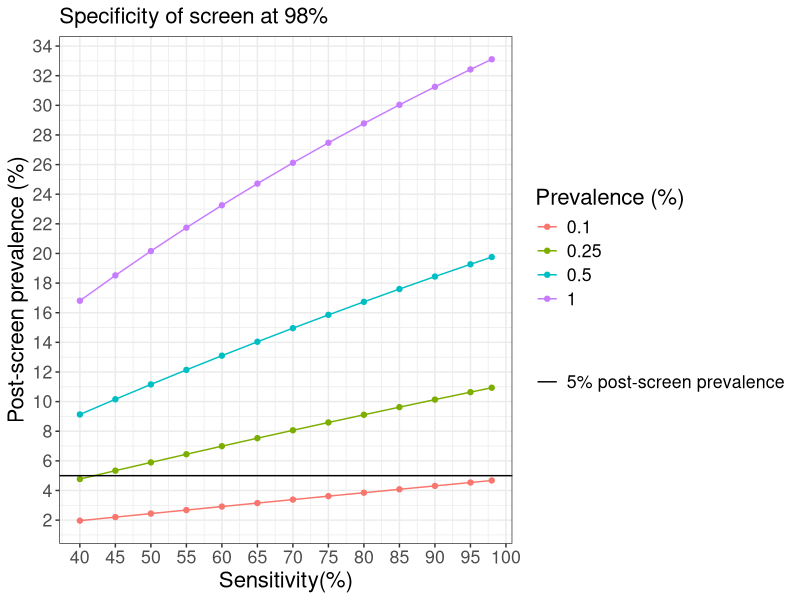

Here is the R script that generated this plot: (Note: this script raises an error after producing the figure.)
#One screen algorithm
#High specificity screen (98%)
#Varied sensitivity


# Packages and base set-up ------------------------------------------------

library(tidyverse)
options(scipen = 999)
rm(list=ls())
N=100000#screening population size

vals=c(0.4,0.45,0.5,0.55,0.6,0.65,0.7,0.75,0.80,0.85,0.9,0.95,0.98) #sensitivity range for novel screen
startedPrevs=c(0.001,0.0025,0.005,0.01) #considered prevalences

spec1=0.98 #Specificity of novel screen
confSens=0.9 #Sensitivity of confirmatory test
confSpec=0.96 #Specificity of confirmatory test


# Simulate decision tree ---------------------------------------------------
for (p in 1:4){
  prev=startedPrevs[p]
  
  #sens1
  for (i in 1: length(vals)){
    sens1=vals[i]
    
    TBP=prev*N
    TBN=(1-prev)*N
    
    FP1=TBN*(1-spec1)
    FP2=FP1*(1-confSpec)
    TN1=TBN*(spec1)
    TN2=FP1*confSpec
    
    TP1=TBP*sens1
    TP2=TP1*confSens
    FN1=TBP*(1-sens1)
    FN2=TP1*(1-confSens)
    
    totalScreenPos=TP1+FP1
    preTestPrev=(TP1/totalScreenPos)
    percCorTB=TP2/TBP
    
    outIntermediate=t(c(prev,sens1,spec1,TBP, FP1,TP1,FN1,TN1,FP2,TP2,totalScreenPos,preTestPrev,percCorTB))
    outIntermediate=data.frame((outIntermediate))
    
    
    if (i==1& p==1){
      out=outIntermediate
    }else{
      out=rbind(out,outIntermediate)
    }
    
  }
  
}

colnames(out)=c("prev","sens1","spec1","numTB" ,"FP1","TP1","FN1","TN1","FP2","TP2","totalScreenPos","preTestPrev","percCorTB")
outFinal=out
outFinal$prev=factor(outFinal$prev*100)
outFinal$screenRatio=outFinal$totalScreenPos/outFinal$TP1
outFinal$numDiagnostic=outFinal$TP1+outFinal$FP1
outFinal$yield=100*(outFinal$TP2/outFinal$numDiagnostic)
outFinal=outFinal %>% group_by(prev)


# Figure development ------------------------------------------------------

#tested vs found
testedFound=outFinal %>% select(prev,sens1,numDiagnostic,TP2,percCorTB,yield)
testedFound=testedFound %>% gather("group","value",3:6)

TBPos=testedFound%>% filter(group=="TP2")
diags=testedFound%>% filter(group=="numDiagnostic")
corTB=testedFound%>% filter(group=="percCorTB")
yield=testedFound%>% filter(group=="yield")


#######Manuscript Figures
#Pre-screen Prevalence
fig3a=ggplot(outFinal,aes(sens1*100,preTestPrev*100,group=prev,colour=prev))+geom_point()+geom_line()+
  theme_bw()+xlab("Sensitivity(%)")+ylab("Post-screen prevalence (%)")+geom_hline(aes(yintercept = 5, linetype = "5% post-screen prevalence"))+
  labs(subtitle = paste("Specificity of screen at ",spec1*100,"%",sep=""))+
  scale_y_continuous(breaks=seq(0,35,2))+scale_x_continuous(breaks=seq(40,100,5))+theme(text=element_text(size=16))+
  scale_linetype_manual(name="",values = c("5% post-screen prevalence" = "solid"))+
  scale_color_discrete(name="Prevalence (%)")

fig3a

#substitute path
ggsave(file="/Users/adenooy/Library/CloudStorage/OneDrive-Personal/AMC/TB/Screening Paper/Revision 1 - LGH/figures/Screening Figure 3A_R1.svg", plot=fig3a, width=10, height=5)

diags$prevlab=paste("Prev: ",diags$prev,"%",sep="")
corTB$prevlab=paste("Prev: ",corTB$prev,"%",sep="")
TBPos$prevlab=paste("Prev: ",corTB$prev,"%",sep="")


fig3b=ggplot(diags,aes(sens1*100,value,fill="Confirmatory Tests"))+geom_bar(stat="identity")+facet_wrap(.~prevlab)+
  theme_bw()+xlab("Screen Sensitivity(%)")+
  labs(subtitle = paste("Specificity of screen at ",spec1*100,"%",sep=""))+
  scale_x_continuous(breaks=seq(40,100,5))+ scale_color_manual(name="",values=c("black","black"))+ scale_fill_manual(name="",values=c("#B4CF66"))+ 
  theme(legend.position = "bottom",text=element_text(size=16))+ylab("Number of Confirmatory Tests")


fig3b
ggsave(file="/Users/adenooy/Library/CloudStorage/OneDrive-Personal/AMC/TB/Screening Paper/Revision 1 - LGH/figures/Screening Figure 3B_R1.svg", plot=fig3b, width=12, height=6)


coeff=20

fig3c=ggplot(data=TBPos,aes(sens1*100,value,fill="Cases detected"))+geom_bar(stat="identity")+facet_wrap(.~prevlab)+
  geom_line(data=corTB,aes(x=sens1*100,y=value*100*coeff,colour="TB Case Detection (%)"))+
  geom_point(data=corTB,aes(x=sens1*100,y=value*100*coeff,colour="TB Case Detection (%)"))+
  geom_text(data=corTB,aes(x=sens1*100,y=(value)*100*coeff+120,label=value*100,colour="TB Case Detection (%)"))+
  theme_bw()+xlab("Screen Sensitivity(%)")+
  labs(subtitle = paste("Specificity of screen at ",spec1*100,"%",sep=""))+
  scale_x_continuous(breaks=seq(40,100,5))+ scale_color_manual(name="",values=c("black","black"))+ scale_fill_manual(name="",values=c("#146152"))+ 
  theme(legend.position = "bottom",text=element_text(size=16))+ylab("Number of Individuals")+scale_y_continuous(
    name = "Number of positive TB tests",
    sec.axis = sec_axis(~ . /coeff , name = "TB Case Detection (%)")  # transformation
  )

fig3c

ggsave(file="/Users/adenooy/Library/CloudStorage/OneDrive-Personal/AMC/TB/Screening Paper/Revision 1 - LGH/figures/Screening Figure 3C_R1.svg", plot=fig3c, width=14, height=6)


# Additional Costing ------------------------------------------------------
costDiag=8
cost_screen=2

outFinal$diagCost=costDiag*outFinal$numDiagnostic
outFinal$total_cost_screen_2 =outFinal$diagCost+N*cost_screen

outFinal$cost_correct=outFinal$total_cost_screen_2/outFinal$TP2

costing_data=outFinal %>% select(prev,sens1,spec1,cost_correct)

library(RColorBrewer)

costing_data$prev=factor(costing_data$prev)
costing_data$sens1=factor(costing_data$sens1*100)

figS3b=ggplot(costing_data,aes(sens1,prev,fill=cost_correct))+geom_tile(color = "grey50",
                                                         lwd = 0.5,
                                                         linetype = 1)+theme_bw()+xlab("Sensitivity (%)")+ylab("Prevalence (%)")+
  theme(text=element_text(size=16))+
  scale_fill_distiller(
    palette = "RdYlGn",    # reversed green-to-red, use "YlGnBu" etc. for others
    direction = -1,        # -1 to flip colors (green = low, red = high)
    limits = c(0, 6100),    # set fixed min and max
    name = "Cost per correct diagnosis"
  )+geom_text(aes(label=round(cost_correct,0)))+labs(title="One-screen - High-specificity Test")

figS3b

write.csv(costing_data,"/Users/adenooy/Downloads/costing_one_high_spec.csv")




